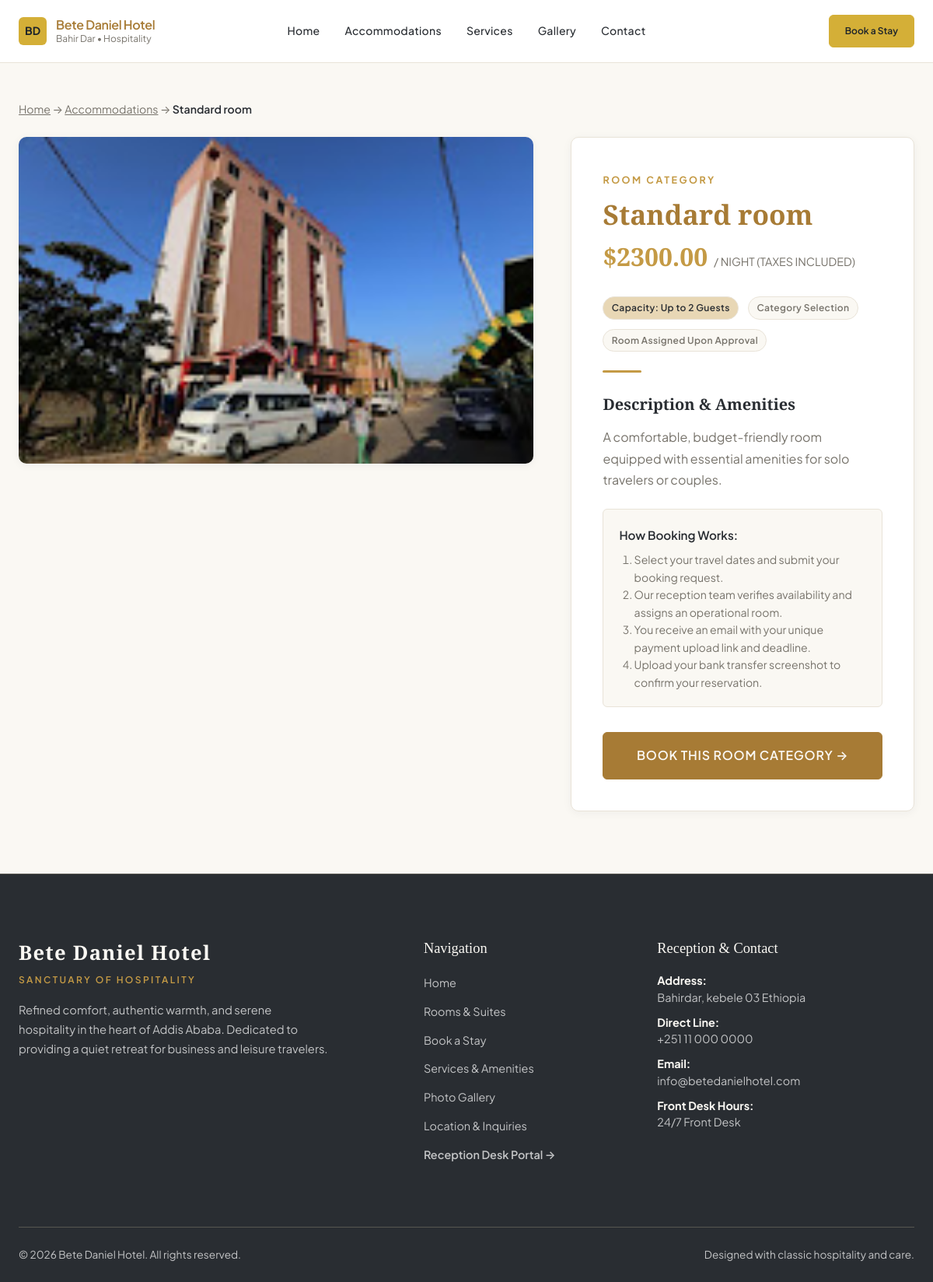
Screenshot of /rooms/1/ with the database file from the repository.
### apps/core/models.py (models this page shows, shortened)
class HotelInformation(models.Model):
    hotel_name = models.CharField(
        max_length=150,
        default="Bete Daniel Hotel",
        help_text=_("Official hotel name")
    )
    tagline = models.CharField(
        max_length=255,
        default="A Sanctuary of Warmth, Comfort & Authentic Hospitality",
        blank=True,
        help_text=_("Short header or hero tagline")
    )
    about_title = models.CharField(
        max_length=200,
        default="Welcome to Bete Daniel Hotel",
        blank=True,
        help_text=_("Heading for the About section")
    )
    about_description = models.TextField(
        default=(
            "Nestled in a serene and accessible neighborhood, Bete Daniel Hotel provides a refined "
            "blend of modern comfort and authentic Ethiopian hospitality. Whether you are traveling "
            "for business or leisure, our thoughtfully designed rooms and attentive staff ensure an "
            "unforgettable and restful stay."
        ),
        blank=True,
        help_text=_("Detailed introduction and about narrative")
    )
    address = models.CharField(
        max_length=255,
        default="Bole Sub-City, Addis Ababa, Ethiopia",
        blank=True,
        help_text=_("Physical hotel address")
    )
    phone = models.CharField(
        max_length=50,
        default="+251 11 000 0000",
        blank=True,
        help_text=_("Primary front desk phone number")
    )
    email = models.EmailField(
        default="info@betedanielhotel.com",
        blank=True,
        help_text=_("Public inquiries and reservations email")
    )
    check_in_time = models.CharField(
        max_length=50,
        default="2:00 PM",
        blank=True,
        help_text=_("Standard check-in time")
    )
    check_out_time = models.CharField(
        max_length=50,
        default="11:00 AM",
        blank=True,
        help_text=_("Standard check-out time")
    )
    reception_hours = models.CharField(
        max_length=100,
        default="24/7 Front Desk",
        blank=True,
        help_text=_("Front desk operational hours")
    )
    created_at = models.DateTimeField(auto_now_add=True)
    updated_at = models.DateTimeField(auto_now=True)
    class Meta:
        verbose_name = _("Hotel Information & Profile")
        verbose_name_plural = _("Hotel Information & Profile")
    @classmethod
    def get_solo(cls):
        obj, _ = cls.objects.get_or_create(id=1)
        return obj

### apps/rooms/models.py (models this page shows, shortened)
class RoomCategory(models.Model):
    name = models.CharField(
        max_length=100,
        unique=True,
        help_text=_("Name of the room category (e.g. Deluxe Suite, Standard Single)")
    )
    description = models.TextField(
        blank=True,
        help_text=_("Detailed description of category features and amenities")
    )
    price_per_night = models.DecimalField(
        max_digits=10,
        decimal_places=2,
        validators=[MinValueValidator(0)],
        help_text=_("Nightly rate")
    )
    capacity = models.PositiveIntegerField(
        validators=[MinValueValidator(1)],
        help_text=_("Maximum guest capacity")
    )
    is_active = models.BooleanField(
        default=True,
        help_text=_("Whether this category is active and open for reservations")
    )
    created_at = models.DateTimeField(auto_now_add=True)
    updated_at = models.DateTimeField(auto_now=True)
    class Meta:
        verbose_name = _("Room Category")
        verbose_name_plural = _("Room Categories")
        ordering = ['price_per_night', 'name']

class RoomImage(models.Model):
    category = models.ForeignKey(
        RoomCategory,
        on_delete=models.CASCADE,
        related_name='images',
        help_text=_("Room category displayed in this image")
    )
    image = models.FileField(
        upload_to='room_categories/',
        validators=[FileExtensionValidator(allowed_extensions=['jpg', 'jpeg', 'png', 'webp'])],
        help_text=_("Upload an image of this room category (JPG, PNG, WebP)")
    )
    caption = models.CharField(
        max_length=255,
        blank=True,
        help_text=_("Optional caption for this image")
    )
    created_at = models.DateTimeField(auto_now_add=True)
    class Meta:
        verbose_name = _("Room Category Image")
        verbose_name_plural = _("Room Category Images")
        ordering = ['-created_at']

### apps/rooms/views.py (the view)
# urls.py: path('<int:category_id>/', views.room_category_detail, name='category_detail'),
def room_category_detail(request, category_id: int):
    category = get_object_or_404(
        RoomCategory.objects.prefetch_related('images'),
        pk=category_id,
        is_active=True
    )
    hotel_info = HotelInformation.get_solo()
    return render(request, 'rooms/category_detail.html', {
        'category': category,
        'images': category.images.all(),
        'hotel_info': hotel_info,
    })

### templates/rooms/category_detail.html (shortened to what this page needs)
{% extends 'base.html' %}
{% load static %}
{% block content %}
<section class="section" style="padding-top: 3rem;">
  <div class="container">
    <div style="font-size: 0.88rem; margin-bottom: 1.5rem; color: var(--color-text-muted);">
      <a href="{% url 'core:home' %}" style="text-decoration: underline;">Home</a> &rarr;
      <a href="{% url 'rooms:category_list' %}" style="text-decoration: underline;">Accommodations</a> &rarr;
      <span style="color: var(--color-text); font-weight: 600;">{{ category.name }}</span>
    </div>
    <div style="display: grid; grid-template-columns: 1.2fr 0.8fr; gap: 3rem; align-items: start;" class="category-detail-layout">
      <div>
        <div style="border-radius: var(--radius-md); overflow: hidden; background: var(--color-bg-alt); height: 420px; box-shadow: var(--shadow-subtle); margin-bottom: 1rem;">
          {% with images.first as primary %}
            {% if primary %}
              <img src="{{ primary.image.url }}" alt="{{ category.name }}" style="width: 100%; height: 100%; object-fit: cover;">
            {% endif %}
          {% endwith %}
        </div>
      </div>
      <div>
        <div class="contact-info-card">
          <span class="section-eyebrow">ROOM CATEGORY</span>
          <h1 class="section-title" style="font-size: 2.2rem; margin-top: 0.25rem; margin-bottom: 0.5rem;">{{ category.name }}</h1>
          <div style="display: flex; align-items: baseline; gap: 0.5rem; margin-bottom: 1.5rem;">
            <span class="price-amount" style="font-size: 2rem;">${{ category.price_per_night }}</span>
            <span class="price-period" style="font-size: 0.9rem;">/ night (taxes included)</span>
          </div>
          <div style="display: flex; gap: 0.75rem; flex-wrap: wrap; margin-bottom: 1.5rem;">
            <span class="badge badge-gold">Capacity: Up to {{ category.capacity }} Guest{{ category.capacity|pluralize }}</span>
            <span class="badge">Category Selection</span>
            <span class="badge">Room Assigned Upon Approval</span>
          </div>
          <div class="gold-divider" style="margin: 0 0 1.5rem 0;"></div>
          <h3 style="font-family: var(--font-serif); font-size: 1.25rem; margin-bottom: 0.75rem;">Description & Amenities</h3>
          <p style="color: var(--color-text-muted); line-height: 1.7; margin-bottom: 1.5rem;">
            {{ category.description|default:"Impeccably maintained accommodation featuring premium mattress, fine linens, en-suite bathroom with hot shower, quiet climate control, high-speed Wi-Fi, and personalized room service." }}
          </p>
          <div style="background: var(--color-surface-subtle); border: 1px solid var(--color-border-subtle); border-radius: var(--radius-sm); padding: 1.25rem; margin-bottom: 2rem;">
            <h4 style="font-size: 0.95rem; font-weight: 600; margin-bottom: 0.5rem; color: var(--color-text);">How Booking Works:</h4>
            <ol style="font-size: 0.88rem; color: var(--color-text-muted); line-height: 1.6; padding-left: 1.2rem; list-style: decimal;">
              <li>Select your travel dates and submit your booking request.</li>
              <li>Our reception team verifies availability and assigns an operational room.</li>
              <li>You receive an email with your unique payment upload link and deadline.</li>
              <li>Upload your bank transfer screenshot to confirm your reservation.</li>
            </ol>
          </div>
          <a href="{% url 'reservations:book_category' category.id %}" class="btn btn-gold" style="width: 100%; font-size: 1rem; padding: 1rem 2rem;">
            Book This Room Category &rarr;
          </a>
        </div>
      </div>
    </div>
  </div>
</section>
{% endblock %}

### templates/includes/navbar.html (shortened to what this page needs)
{% load static %}
<header class="site-header{% if request.resolver_match.url_name == 'home' %} site-header-home{% endif %}">
  <div class="container navbar">
    <a href="{% url 'core:home' %}" class="nav-brand" aria-label="Bete Daniel Hotel">
      <span class="brand-mark" aria-hidden="true">BD</span>
      <span class="brand-copy">
        <span class="brand-title">{{ hotel_info.hotel_name|default:"Bete Daniel Hotel" }}</span>
        <span class="brand-subtitle">Bahir Dar &bull; Hospitality</span>
      </span>
    </a>
    <nav id="navMenu" class="nav-menu" aria-label="Primary Navigation">
      <a href="{% url 'core:home' %}" class="nav-link{% if request.resolver_match.url_name == 'home' %} nav-link-active{% endif %}" {% if request.resolver_match.url_name == 'home' %}aria-current="page"{% endif %}>Home</a>
      <a href="{% url 'rooms:category_list' %}" class="nav-link">Accommodations</a>
      <a href="{% url 'core:home' %}#services" class="nav-link">Services</a>
      <a href="{% url 'core:home' %}#gallery" class="nav-link">Gallery</a>
      <a href="{% url 'core:home' %}#contact" class="nav-link">Contact</a>
    </nav>
    <div class="nav-cta">
      <a href="{% url 'reservations:book' %}" class="btn btn-gold">Book a Stay</a>
    </div>
  </div>
</header>

### templates/includes/footer.html
{% load static %}
<footer class="site-footer">
  <div class="container">
    <div class="footer-top">
      <div>
        <div class="footer-brand-title">{{ hotel_info.hotel_name|default:"Bete Daniel Hotel" }}</div>
        <div class="footer-brand-tagline">Sanctuary of Hospitality</div>
        <p class="footer-desc">
          Refined comfort, authentic warmth, and serene hospitality in the heart of Addis Ababa.
          Dedicated to providing a quiet retreat for business and leisure travelers.
        </p>
      </div>
      <div>
        <h4 class="footer-col-title">Navigation</h4>
        <ul class="footer-links-list">
          <li><a href="{% url 'core:home' %}" class="footer-link">Home</a></li>
          <li><a href="{% url 'rooms:category_list' %}" class="footer-link">Rooms & Suites</a></li>
          <li><a href="{% url 'reservations:book' %}" class="footer-link">Book a Stay</a></li>
          <li><a href="{% url 'core:home' %}#services" class="footer-link">Services & Amenities</a></li>
          <li><a href="{% url 'core:home' %}#gallery" class="footer-link">Photo Gallery</a></li>
          <li><a href="{% url 'core:home' %}#contact" class="footer-link">Location & Inquiries</a></li>
          <li><a href="{% url 'reservations:reception_dashboard' %}" class="footer-link footer-link-staff">Reception Desk Portal &rarr;</a></li>
        </ul>
      </div>
      <div>
        <h4 class="footer-col-title">Reception & Contact</h4>
        <div class="footer-contact-item">
          <strong>Address:</strong><br>
          {{ hotel_info.address|default:"Bole Sub-City, Addis Ababa, Ethiopia" }}
        </div>
        <div class="footer-contact-item">
          <strong>Direct Line:</strong><br>
          <a href="tel:{{ hotel_info.phone }}" class="link-inherit">{{ hotel_info.phone|default:"+251 11 000 0000" }}</a>
        </div>
        <div class="footer-contact-item">
          <strong>Email:</strong><br>
          <a href="mailto:{{ hotel_info.email }}" class="link-inherit">{{ hotel_info.email|default:"info@betedanielhotel.com" }}</a>
        </div>
        <div class="footer-contact-item">
          <strong>Front Desk Hours:</strong><br>
          {{ hotel_info.reception_hours|default:"24/7 Front Desk" }}
        </div>
      </div>
    </div>
    <div class="footer-bottom">
      <div>&copy; {% now "Y" %} {{ hotel_info.hotel_name|default:"Bete Daniel Hotel" }}. All rights reserved.</div>
      <div>Designed with classic hospitality and care.</div>
    </div>
  </div>
</footer>

### rows the page displays
HotelInformation: hotel_name "Bete Daniel Hotel", address "Bahirdar, kebele 03 Ethiopia", phone "+251 11 000 0000", email "info@betedanielhotel.com", reception_hours "24/7 Front Desk"
RoomCategory: name "Standard room", price_per_night "2300.00", capacity "2", description "A comfortable, budget-friendly room equipped with essential amenities for solo travelers or couples."
RoomImage: image (picture)
